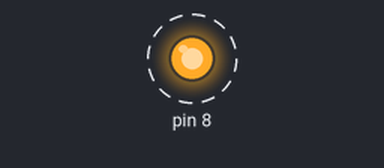
Simulated run of this sketch. Board: Arduino Uno, built with avr-gcc and run on an emulated ATmega328P. Parts: output pins drawn as LEDs (lit = HIGH). Dashed ring = blinking.

Above: at 0.05 s.
Timing chart, 0 to 3.0 s (numbered marks = the images above):
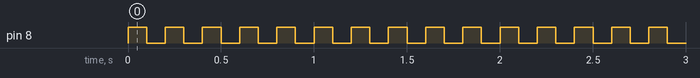

The sketch:

sketch_aug7c.ino
```cpp
void setup() {
  // put your setup code here, to run once:
  // PIN_2(PD2)
  DDRB = 0x01;

}

void loop() {
  // put your main code here, to run repeatedly:
  PORTB = 0x01;
  delay(100);
  PORTB = 0x00;
  delay(100);
}
```

Measured:
- by itself, pin 8: alternates HIGH for 0.10 s and LOW for 0.10 s
